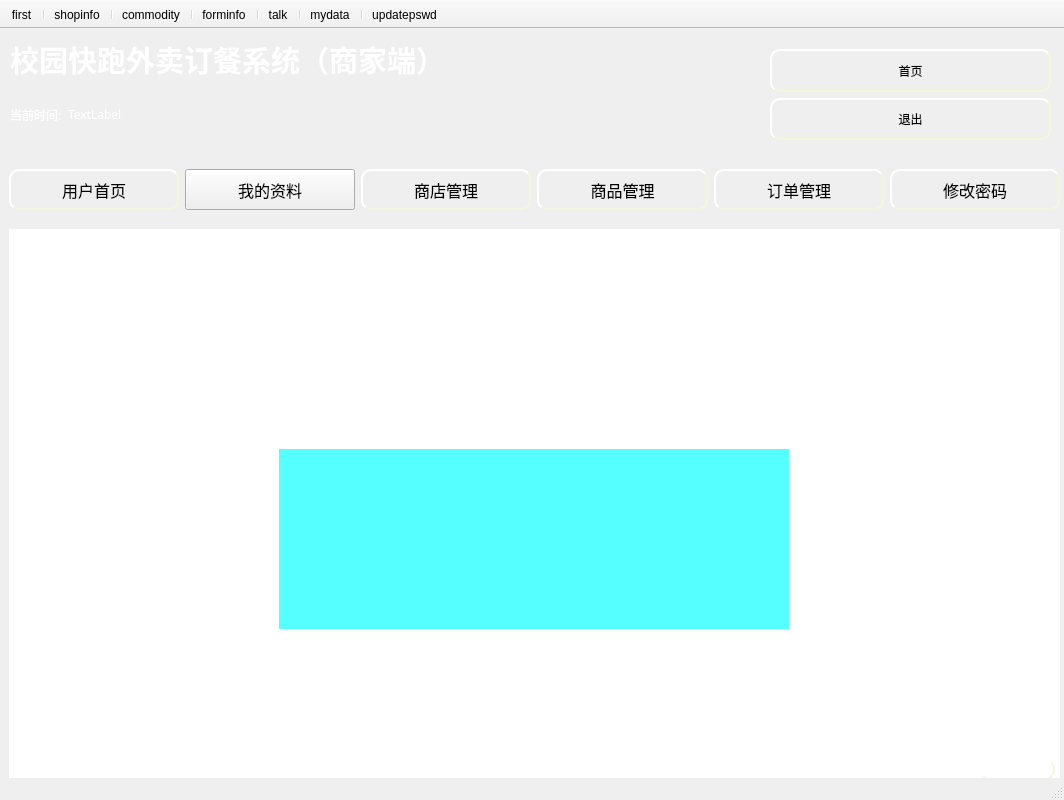
<?xml version="1.0" encoding="UTF-8"?>
<ui version="4.0">
 <class>MerchantUI</class>
 <widget class="QMainWindow" name="MerchantUI">
  <property name="enabled">
   <bool>true</bool>
  </property>
  <property name="geometry">
   <rect>
    <x>0</x>
    <y>0</y>
    <width>1064</width>
    <height>800</height>
   </rect>
  </property>
  <property name="mouseTracking">
   <bool>false</bool>
  </property>
  <property name="windowTitle">
   <string>MainWindow</string>
  </property>
  <property name="styleSheet">
   <string notr="true">QMainWindow#MerchantUI{
	
	
	background-image: url(:/image/climain.jpg);
	
}</string>
  </property>
  <widget class="QWidget" name="centralwidget">
   <widget class="QWidget" name="widget_4" native="true">
    <property name="geometry">
     <rect>
      <x>-1</x>
      <y>130</y>
      <width>1061</width>
      <height>681</height>
     </rect>
    </property>
    <property name="styleSheet">
     <string notr="true">QWidget#widget_4{
	
	
	background-image: url(:/image/timg.jpg);
}</string>
    </property>
    <widget class="QWidget" name="widget" native="true">
     <property name="enabled">
      <bool>true</bool>
     </property>
     <property name="geometry">
      <rect>
       <x>10</x>
       <y>70</y>
       <width>1051</width>
       <height>551</height>
      </rect>
     </property>
     <property name="styleSheet">
      <string notr="true">QWidget#widget{
	
	background-color: rgb(255, 255, 255);
	
	
}</string>
     </property>
     <widget class="QLabel" name="lb_head">
      <property name="geometry">
       <rect>
        <x>270</x>
        <y>220</y>
        <width>510</width>
        <height>180</height>
       </rect>
      </property>
      <property name="styleSheet">
       <string notr="true">background-color: rgb(85, 255, 255);</string>
      </property>
      <property name="text">
       <string/>
      </property>
     </widget>
     <widget class="QPushButton" name="pb_client">
      <property name="geometry">
       <rect>
        <x>970</x>
        <y>530</y>
        <width>76</width>
        <height>21</height>
       </rect>
      </property>
      <property name="sizePolicy">
       <sizepolicy hsizetype="Minimum" vsizetype="Expanding">
        <horstretch>0</horstretch>
        <verstretch>0</verstretch>
       </sizepolicy>
      </property>
      <property name="font">
       <font>
        <family>微软雅黑</family>
        <pointsize>12</pointsize>
       </font>
      </property>
      <property name="styleSheet">
       <string notr="true">QPushButton#pb_client{
	
	background-image: url(:/ico/pb1.jpg);
}
QPushButton#pb_client{
    border-style: outset;
    border-width: 2px;
    border-radius: 10px;
    border-color: beige;
    min-width: 5em;
    padding: 6px;
}
QPushButton#pb_client:hover
{
	
	background-image: url(:/ico/pb.jpg);
    border-style: inset;
}

QPushButton#pb_client:pressed {
	
	background-image: url(:/ico/pb2.jpg);
    border-style: inset;
}


</string>
      </property>
      <property name="text">
       <string/>
      </property>
     </widget>
     <zorder>pb_client</zorder>
     <zorder>lb_head</zorder>
    </widget>
    <widget class="QWidget" name="layoutWidget_2">
     <property name="geometry">
      <rect>
       <x>10</x>
       <y>10</y>
       <width>1051</width>
       <height>41</height>
      </rect>
     </property>
     <layout class="QGridLayout" name="gridLayout_3">
      <item row="0" column="0">
       <widget class="QPushButton" name="pb_first">
        <property name="sizePolicy">
         <sizepolicy hsizetype="Minimum" vsizetype="Expanding">
          <horstretch>0</horstretch>
          <verstretch>0</verstretch>
         </sizepolicy>
        </property>
        <property name="font">
         <font>
          <family>微软雅黑</family>
          <pointsize>12</pointsize>
         </font>
        </property>
        <property name="styleSheet">
         <string notr="true">QPushButton#pb_first{
	background-image: url(:/ico/pb1.jpg);
    border-style: outset;
    border-width: 2px;
    border-radius: 10px;
    border-color: beige;
    min-width: 5em;
    padding: 6px;
}
QPushButton#pb_first:hover
{
	
	background-image: url(:/ico/pb.jpg);
    border-style: inset;
}

QPushButton#pb_first:pressed{
	
	background-image: url(:/ico/pb2.jpg);
    border-style: inset;
}


</string>
        </property>
        <property name="text">
         <string>用户首页</string>
        </property>
       </widget>
      </item>
      <item row="0" column="1">
       <widget class="QPushButton" name="pb_mydata">
        <property name="sizePolicy">
         <sizepolicy hsizetype="Minimum" vsizetype="Expanding">
          <horstretch>0</horstretch>
          <verstretch>0</verstretch>
         </sizepolicy>
        </property>
        <property name="font">
         <font>
          <family>微软雅黑</family>
          <pointsize>12</pointsize>
         </font>
        </property>
        <property name="styleSheet">
         <string notr="true">QPushButton#pb_mydata{
	
	background-image: url(:/ico/pb1.jpg);
}
QPushButton#pb_mydata{
    border-style: outset;
    border-width: 2px;
    border-radius: 10px;
    border-color: beige;
    min-width: 5em;
    padding: 6px;
}
QPushButton#pb_mydata:hover
{
	
	background-image: url(:/ico/pb.jpg);
    border-style: inset;
}



QPushButton#pb_mydata:pressed {
	
	background-image: url(:/ico/pb2.jpg);
    border-style: inset;
}
</string>
        </property>
        <property name="text">
         <string>我的资料</string>
        </property>
       </widget>
      </item>
      <item row="0" column="3">
       <widget class="QPushButton" name="pb_commodity">
        <property name="sizePolicy">
         <sizepolicy hsizetype="Minimum" vsizetype="Expanding">
          <horstretch>0</horstretch>
          <verstretch>0</verstretch>
         </sizepolicy>
        </property>
        <property name="font">
         <font>
          <family>微软雅黑</family>
          <pointsize>12</pointsize>
         </font>
        </property>
        <property name="styleSheet">
         <string notr="true">QPushButton#pb_commodity{
	
	background-image: url(:/ico/pb1.jpg);
}
QPushButton#pb_commodity{
    border-style: outset;
    border-width: 2px;
    border-radius: 10px;
    border-color: beige;
    min-width: 5em;
    padding: 6px;
}
QPushButton#pb_commodity:hover
{
	
	background-image: url(:/ico/pb.jpg);
    border-style: inset;
}

QPushButton#pb_commodity:pressed {
	
	background-image: url(:/ico/pb2.jpg);
    border-style: inset;
}


</string>
        </property>
        <property name="text">
         <string>商品管理</string>
        </property>
       </widget>
      </item>
      <item row="0" column="2">
       <widget class="QPushButton" name="pb_shop">
        <property name="sizePolicy">
         <sizepolicy hsizetype="Minimum" vsizetype="Expanding">
          <horstretch>0</horstretch>
          <verstretch>0</verstretch>
         </sizepolicy>
        </property>
        <property name="font">
         <font>
          <family>微软雅黑</family>
          <pointsize>12</pointsize>
         </font>
        </property>
        <property name="styleSheet">
         <string notr="true">QPushButton#pb_shop{
	
	background-image: url(:/ico/pb1.jpg);
}
QPushButton#pb_shop{
    border-style: outset;
    border-width: 2px;
    border-radius: 10px;
    border-color: beige;
    min-width: 5em;
    padding: 6px;
}
QPushButton#pb_shop:hover
{
	
	background-image: url(:/ico/pb.jpg);
    border-style: inset;
}

QPushButton#pb_shop:pressed {
	
	background-image: url(:/ico/pb2.jpg);
    border-style: inset;
}


</string>
        </property>
        <property name="text">
         <string>商店管理</string>
        </property>
       </widget>
      </item>
      <item row="0" column="4">
       <widget class="QPushButton" name="pb_form">
        <property name="sizePolicy">
         <sizepolicy hsizetype="Minimum" vsizetype="Expanding">
          <horstretch>0</horstretch>
          <verstretch>0</verstretch>
         </sizepolicy>
        </property>
        <property name="font">
         <font>
          <family>微软雅黑</family>
          <pointsize>12</pointsize>
         </font>
        </property>
        <property name="styleSheet">
         <string notr="true">QPushButton#pb_form{
	
	background-image: url(:/ico/pb1.jpg);
}
QPushButton#pb_form{
    border-style: outset;
    border-width: 2px;
    border-radius: 10px;
    border-color: beige;
    min-width: 5em;
    padding: 6px;
}
QPushButton#pb_form:hover
{
	
	background-image: url(:/ico/pb.jpg);
    border-style: inset;
}

QPushButton#pb_form:pressed {
	
	background-image: url(:/ico/pb2.jpg);
    border-style: inset;
}


</string>
        </property>
        <property name="text">
         <string>订单管理</string>
        </property>
       </widget>
      </item>
      <item row="0" column="5">
       <widget class="QPushButton" name="pb_pswd">
        <property name="sizePolicy">
         <sizepolicy hsizetype="Minimum" vsizetype="Expanding">
          <horstretch>0</horstretch>
          <verstretch>0</verstretch>
         </sizepolicy>
        </property>
        <property name="font">
         <font>
          <family>微软雅黑</family>
          <pointsize>12</pointsize>
         </font>
        </property>
        <property name="styleSheet">
         <string notr="true">QPushButton#pb_pswd{
	
	background-image: url(:/ico/pb1.jpg);
}
QPushButton#pb_pswd{
    border-style: outset;
    border-width: 2px;
    border-radius: 10px;
    border-color: beige;
    min-width: 5em;
    padding: 6px;
}
QPushButton#pb_pswd:hover
{
	
	background-image: url(:/ico/pb.jpg);
    border-style: inset;
}

QPushButton#pb_pswd:pressed {
	
	background-image: url(:/ico/pb2.jpg);
    border-style: inset;
}


</string>
        </property>
        <property name="text">
         <string>修改密码</string>
        </property>
       </widget>
      </item>
     </layout>
    </widget>
    <widget class="Line" name="line">
     <property name="geometry">
      <rect>
       <x>1200</x>
       <y>40</y>
       <width>20</width>
       <height>41</height>
      </rect>
     </property>
     <property name="orientation">
      <enum>Qt::Horizontal</enum>
     </property>
    </widget>
   </widget>
   <widget class="QLabel" name="label_2">
    <property name="geometry">
     <rect>
      <x>10</x>
      <y>10</y>
      <width>451</width>
      <height>41</height>
     </rect>
    </property>
    <property name="font">
     <font>
      <family>微软雅黑</family>
      <pointsize>22</pointsize>
      <weight>75</weight>
      <bold>true</bold>
     </font>
    </property>
    <property name="styleSheet">
     <string notr="true">color: rgb(255, 255, 255);</string>
    </property>
    <property name="text">
     <string>校园快跑外卖订餐系统（商家端）</string>
    </property>
   </widget>
   <widget class="QWidget" name="layoutWidget">
    <property name="geometry">
     <rect>
      <x>10</x>
      <y>70</y>
      <width>371</width>
      <height>31</height>
     </rect>
    </property>
    <layout class="QGridLayout" name="gridLayout">
     <item row="0" column="0">
      <widget class="QLabel" name="label">
       <property name="font">
        <font>
         <family>微软雅黑</family>
         <pointsize>9</pointsize>
        </font>
       </property>
       <property name="styleSheet">
        <string notr="true">color: rgb(255, 255, 255);</string>
       </property>
       <property name="text">
        <string>当前时间:</string>
       </property>
      </widget>
     </item>
     <item row="0" column="1">
      <widget class="QLabel" name="lb_time">
       <property name="sizePolicy">
        <sizepolicy hsizetype="Expanding" vsizetype="Preferred">
         <horstretch>0</horstretch>
         <verstretch>0</verstretch>
        </sizepolicy>
       </property>
       <property name="font">
        <font>
         <family>微软雅黑</family>
         <pointsize>9</pointsize>
        </font>
       </property>
       <property name="styleSheet">
        <string notr="true">color: rgb(255, 255, 255);</string>
       </property>
       <property name="text">
        <string>TextLabel</string>
       </property>
      </widget>
     </item>
    </layout>
   </widget>
   <widget class="QLabel" name="label_3">
    <property name="geometry">
     <rect>
      <x>390</x>
      <y>70</y>
      <width>241</width>
      <height>31</height>
     </rect>
    </property>
    <property name="font">
     <font>
      <family>华文彩云</family>
      <pointsize>20</pointsize>
      <strikeout>true</strikeout>
     </font>
    </property>
    <property name="styleSheet">
     <string notr="true">color: rgb(255, 255, 255);</string>
    </property>
    <property name="text">
     <string/>
    </property>
   </widget>
   <widget class="QWidget" name="layoutWidget">
    <property name="geometry">
     <rect>
      <x>770</x>
      <y>20</y>
      <width>281</width>
      <height>91</height>
     </rect>
    </property>
    <layout class="QGridLayout" name="gridLayout_2">
     <item row="1" column="1">
      <widget class="QPushButton" name="pb_go">
       <property name="sizePolicy">
        <sizepolicy hsizetype="Minimum" vsizetype="Expanding">
         <horstretch>0</horstretch>
         <verstretch>0</verstretch>
        </sizepolicy>
       </property>
       <property name="font">
        <font>
         <family>微软雅黑</family>
        </font>
       </property>
       <property name="styleSheet">
        <string notr="true">QPushButton{
	background-image: url(:/ico/pb1.jpg);
    border-style: outset;
    border-width: 2px;
    border-radius: 10px;
    border-color: beige;
    min-width: 5em;
    padding: 6px;
}
QPushButton:hover
{
	
	background-image: url(:/ico/pb.jpg);
    border-style: inset;
}

QPushButton:pressed{
	
	background-image: url(:/ico/pb2.jpg);
    border-style: inset;
}


</string>
       </property>
       <property name="text">
        <string>退出</string>
       </property>
      </widget>
     </item>
     <item row="0" column="1">
      <widget class="QPushButton" name="pb_f">
       <property name="sizePolicy">
        <sizepolicy hsizetype="Minimum" vsizetype="Expanding">
         <horstretch>0</horstretch>
         <verstretch>0</verstretch>
        </sizepolicy>
       </property>
       <property name="font">
        <font>
         <family>微软雅黑</family>
        </font>
       </property>
       <property name="styleSheet">
        <string notr="true">QPushButton{
	background-image: url(:/ico/pb1.jpg);
    border-style: outset;
    border-width: 2px;
    border-radius: 10px;
    border-color: beige;
    min-width: 5em;
    padding: 6px;
}
QPushButton:hover
{
	
	background-image: url(:/ico/pb.jpg);
    border-style: inset;
}

QPushButton:pressed{
	
	background-image: url(:/ico/pb2.jpg);
    border-style: inset;
}


</string>
       </property>
       <property name="text">
        <string>首页</string>
       </property>
      </widget>
     </item>
    </layout>
   </widget>
   <zorder>layoutWidget</zorder>
   <zorder>widget_4</zorder>
   <zorder>label_2</zorder>
   <zorder>layoutWidget</zorder>
   <zorder>label_3</zorder>
  </widget>
  <widget class="QStatusBar" name="statusbar"/>
  <widget class="QToolBar" name="toolBar">
   <property name="enabled">
    <bool>true</bool>
   </property>
   <property name="mouseTracking">
    <bool>true</bool>
   </property>
   <property name="windowTitle">
    <string>toolBar</string>
   </property>
   <property name="layoutDirection">
    <enum>Qt::LeftToRight</enum>
   </property>
   <property name="movable">
    <bool>false</bool>
   </property>
   <property name="iconSize">
    <size>
     <width>32</width>
     <height>75</height>
    </size>
   </property>
   <property name="toolButtonStyle">
    <enum>Qt::ToolButtonTextBesideIcon</enum>
   </property>
   <attribute name="toolBarArea">
    <enum>TopToolBarArea</enum>
   </attribute>
   <attribute name="toolBarBreak">
    <bool>false</bool>
   </attribute>
   <addaction name="actionFirst"/>
   <addaction name="separator"/>
   <addaction name="actionShopinfo"/>
   <addaction name="separator"/>
   <addaction name="actionCommodity"/>
   <addaction name="separator"/>
   <addaction name="actionForminfo"/>
   <addaction name="separator"/>
   <addaction name="actionTalk"/>
   <addaction name="separator"/>
   <addaction name="actionMydata"/>
   <addaction name="separator"/>
   <addaction name="actionUpdatepswd"/>
  </widget>
  <action name="actionFirst">
   <property name="text">
    <string>first</string>
   </property>
  </action>
  <action name="actionMydata">
   <property name="checkable">
    <bool>true</bool>
   </property>
   <property name="text">
    <string>mydata</string>
   </property>
  </action>
  <action name="actionShopinfo">
   <property name="text">
    <string>shopinfo</string>
   </property>
  </action>
  <action name="actionCommodity">
   <property name="text">
    <string>commodity</string>
   </property>
  </action>
  <action name="actionForminfo">
   <property name="text">
    <string>forminfo</string>
   </property>
  </action>
  <action name="actionUpdatepswd">
   <property name="text">
    <string>updatepswd</string>
   </property>
  </action>
  <action name="actionTalk">
   <property name="text">
    <string>talk</string>
   </property>
  </action>
 </widget>
 <resources/>
 <connections/>
</ui>
